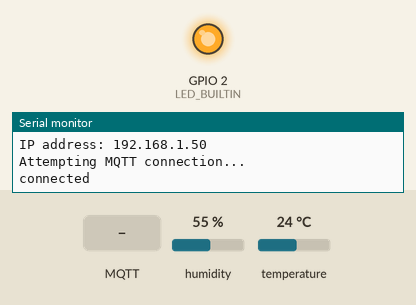
Bench run of a sketch on a simulated ESP8266 (NodeMCU). Parts: output pins drawn as LEDs (lit = HIGH, except the on-board LED, lit = LOW), the last lines printed to the serial monitor. The inputs (shaded band) are chosen by the test bench; at power-on: humidity 55 %, temperature 24 °C. WiFi joins after 1.5 s; servers stay silent unless stated; no MQTT or app messages arrive unless stated.

Above: at 2.7 s.
2.8 s: MQTT message "1" arrives on the first subscribed topic
At 16.2 s:
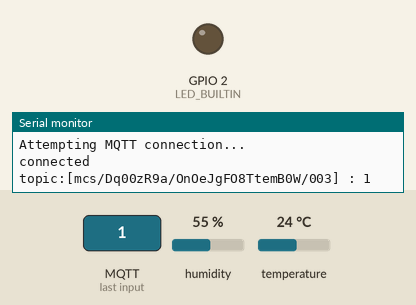
16.5 s: MQTT message "on" arrives on the first subscribed topic
18.0 s: MQTT message "off" arrives on the first subscribed topic
Timing chart, 0 to 21.0 s (numbered marks = the images above; inputs shaded):
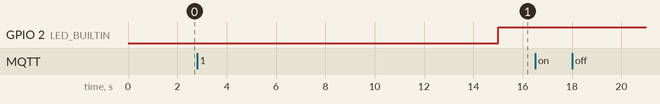

The sketch:

BasicOTA.ino
```cpp
#include <ESP8266WiFi.h>
#include <ESP8266mDNS.h>
#include <WiFiUdp.h>
#include <ArduinoOTA.h>
#include <PubSubClient.h>

#include "DHT.h"
#include <ArduinoJson.h>
DHT dht1(5, DHT22);

const char* ssid = "IIU";
const char* password = "12348765";

const char* mqtt_server = "mqtt.mcs.mediatek.com";

WiFiClient espClient;
PubSubClient client(espClient);
long lastMsg = 0;

void setup() {
  Serial.begin(115200);

  pinMode(LED_BUILTIN, OUTPUT);
  dht1.begin();

  WiFi.mode(WIFI_STA);
  WiFi.begin(ssid, password);

  while (WiFi.waitForConnectResult() != WL_CONNECTED) {
    Serial.println("Connection Failed! Rebooting...");
    delay(5000);
    ESP.restart();
  }

  // Port defaults to 8266
  // ArduinoOTA.setPort(8266);

  // Hostname defaults to esp8266-[ChipID]
  //  ArduinoOTA.setHostname("8266-1");

  // No authentication by default
  ArduinoOTA.setPassword((const char *)"123456");

  ArduinoOTA.onStart([]() {
    Serial.println("Start");
  });
  ArduinoOTA.onEnd([]() {
    Serial.println("\nEnd");
  });
  ArduinoOTA.onProgress([](unsigned int progress, unsigned int total) {
    Serial.printf("Progress: %u%%\r", (progress / (total / 100)));
  });
  ArduinoOTA.onError([](ota_error_t error) {
    Serial.printf("Error[%u]: ", error);
    if (error == OTA_AUTH_ERROR) Serial.println("Auth Failed");
    else if (error == OTA_BEGIN_ERROR) Serial.println("Begin Failed");
    else if (error == OTA_CONNECT_ERROR) Serial.println("Connect Failed");
    else if (error == OTA_RECEIVE_ERROR) Serial.println("Receive Failed");
    else if (error == OTA_END_ERROR) Serial.println("End Failed");
  });
  ArduinoOTA.begin();
  Serial.println("Ready");
  Serial.print("IP address: ");
  Serial.println(WiFi.localIP());

  client.setServer(mqtt_server, 1883);
  client.setCallback(callback);
}

void loop() {
  ArduinoOTA.handle();

  if (!client.connected()) {
    reconnect();
  }
  client.loop();

  long now = millis();
  if (now - lastMsg > 15000) {
    lastMsg = now;
    digitalWrite(LED_BUILTIN, LOW);
    tsensor();
    hsensor();
    digitalWrite(LED_BUILTIN, HIGH);
  }
}

void callback(char* topic, byte* payload, unsigned int length) {
  String a = "";
  Serial.print("topic:[");
  Serial.print(topic);
  Serial.print("] : ");
  for (int i = 0; i < length; i++) {
    Serial.print((char)payload[i]);
    a = a + String((char)payload[i]);
  }
  Serial.println();

  int str_len = a.length() + 1;
  char char_array[str_len];
  a.toCharArray(char_array, str_len);

  client.publish("mcs/Dq00zR9a/OnOeJgFO8TtemB0W/tthh003", char_array);
}

void reconnect() {
  while (!client.connected()) {
    Serial.println("Attempting MQTT connection...");
    // Attempt to connect
    if (client.connect("client-003")) {
      Serial.println("connected");
      client.subscribe("mcs/Dq00zR9a/OnOeJgFO8TtemB0W/003");
    } else {
      Serial.print("failed, rc=");
      Serial.print(client.state());
      Serial.println(" try again in 5 seconds");
      // Wait 5 seconds before retrying
      delay(5000);
    }
  }
}


void tsensor()
{
  String tthh = "";
  float t1 = dht1.readTemperature();
  StaticJsonBuffer<200> jsonBuffer;
  JsonObject& root = jsonBuffer.createObject();
  root["tt"] = String(t1);
  root.printTo(tthh);

  int str_len = tthh.length() + 1;
  char char_array[str_len];
  tthh.toCharArray(char_array, str_len);

  client.publish("mcs/Dq00zR9a/OnOeJgFO8TtemB0W/tthh003", char_array);
}

void hsensor()
{
  String tthh = "";
  float h1 = dht1.readHumidity();
  StaticJsonBuffer<200> jsonBuffer;
  JsonObject& root = jsonBuffer.createObject();
  root["hh"] = String(h1);
  root.printTo(tthh);

  int str_len = tthh.length() + 1;
  char char_array[str_len];
  tthh.toCharArray(char_array, str_len);

  client.publish("mcs/Dq00zR9a/OnOeJgFO8TtemB0W/tthh003", char_array);
}
```
